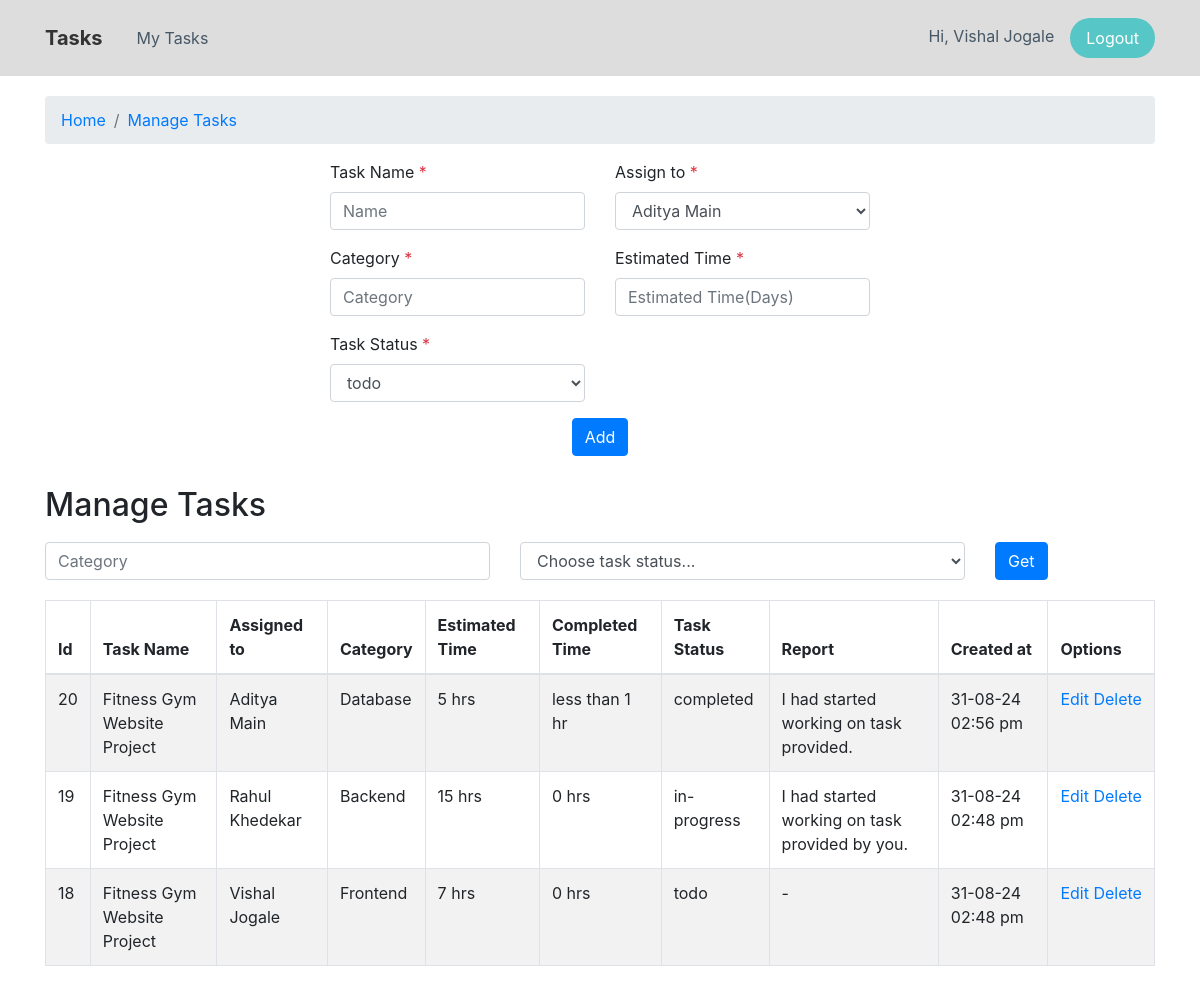
The page /tasks.php (signed in) on the database its author committed.
### tables this page shows
CREATE TABLE `tasks` (
  `id` int(20) NOT NULL,
  `employee_id` int(20) NOT NULL,
  `task_name` varchar(80) NOT NULL,
  `estimated_time` int(20) NOT NULL,
  `completed_time` int(20) DEFAULT NULL,
  `category` varchar(50) DEFAULT NULL,
  `task_status` varchar(50) NOT NULL,
  `report` varchar(100) DEFAULT NULL,
  `date_time` datetime NOT NULL
);

CREATE TABLE `employees` (
  `id` int(20) NOT NULL,
  `name` varchar(50) NOT NULL,
  `email` varchar(100) NOT NULL,
  `password` mediumtext NOT NULL,
  `date_time` datetime NOT NULL
);

### Main.php (called while the page is built, shortened)
<?php
class Main
{
    protected $mysqli;
    public function __construct()
    {
        include 'config/config.php';
        $this->mysqli =$mysqli;
    }
    public function get_employees($id = null){
        if(is_null($id)){
            $result = mysqli_query($this->mysqli,"SELECT * FROM employees order by id desc");
        }
        else{
            $result = mysqli_query($this->mysqli,"SELECT * FROM employees where id = '$id'");
        }
        return $result;
    }
    public function get_tasks($id = null){
        if(is_null($id)) $result = mysqli_query($this->mysqli,"SELECT t.*,e.name as employee_name FROM tasks as t left join employees as e on t.employee_id = e.id order by t.id desc");
        else $result = mysqli_query($this->mysqli,"SELECT t.*,e.name as employee_name FROM tasks as t left join employees as e on t.employee_id = e.id where t.id = '$id'");
        return $result;
    }
}

### tasks.php (the view, shortened to what this page needs)
<?php
require_once "Main.php";
$main = new Main();
if(isset($_GET['task_status'])) $tasks = $main->get_tasks_filter($_GET['task_status'],$_GET['category']);
else $tasks = $main->get_tasks();
$employees = $main->get_employees();
?>
<!DOCTYPE html>
<html lang="en">
<head>
    <link rel="stylesheet" href="assets/bootstrap/css/bootstrap.min.css">
    <link rel="stylesheet" href="assets/css/styles.css">
</head>
<body>
<?include_once "navigation.php"?>
<section>
    <div class="container">
        <ol class="breadcrumb" style="margin-top: 20px;">
            <li class="breadcrumb-item"><a href="index.php"><span>Home</span></a></li>
            <li class="breadcrumb-item"><a href="#"><span>Manage Tasks</span></a></li>
        </ol>
    </div>
</section>
<div class="container">
    <div class="row">
        <div class="col-md-6 offset-md-3">
            <form action="tasks.php" method="post">
                <div class="row">
                    <div class="col-md-6">
                        <div class="form-group">
                            <label for="name">Task Name <span class="text-danger">*</span></label>
                            <input type="text" class="form-control" id="name" name="task_name" pattern="[a-zA-Z. ]+" placeholder="Name" required>
                        </div>
                    </div>
                    <div class="col-md-6">
                        <div class="form-group">
                            <label for="employee">Assign to <span class="text-danger">*</span></label>
                            <select id="employee" class="form-control" name="employee_id" required>
                                <?if($employees):?>
                                <?while($row = mysqli_fetch_assoc($employees)):?>
                                <option value="<?=$row['id']?>"><?=$row['name']?></option>
                                <?endwhile;?>
                                <?else:?>
                                <option>none</option>
                                <?endif;?>
                            </select>
                        </div>
                    </div>
                    <div class="col-md-6">
                        <div class="form-group">
                            <label for="taskcategory">Category <span class="text-danger">*</span></label>
                            <input type="text" class="form-control" id="taskcategory" name="category" placeholder="Category" required>
                        </div>
                    </div>
                    <div class="col-md-6">
                        <div class="form-group">
                            <label for="estimatedTime">Estimated Time <span class="text-danger">*</span></label>
                            <input type="number" class="form-control" id="estimatedTime" name="estimated_time" placeholder="Estimated Time(Days)" required>
                        </div>
                    </div>
                    <div class="col-md-6">
                        <div class="form-group">
                            <label for="task_status">Task Status <span class="text-danger">*</span></label>
                            <select id="task_status" class="form-control" name="task_status" required>
                                <option value="todo">todo</option>
                            </select>
                        </div>
                    </div>
                </div>
                <div class="center">
                    <button type="submit" class="btn btn-primary"> Add</button>
                </div>
            </form>
        </div>
    </div>
</div>
<section>
    <div class="container" style="margin-top: 20px;margin-bottom: 20px;">
        <h2 style="padding: 10px 0">Manage Tasks</h2>
        <form class="row row-cols-lg-auto g-3 align-items-center" action="tasks.php" method="get" style="padding-bottom: 20px">
            <div class="col-5">
                <input type="text" class="form-control" name="category" id="category" placeholder="Category">
            </div>
            <div class="col-5">
                <select class="form-select form-control" name="task_status" id="taskstatus">
                    <option value="" selected>Choose task status...</option>
                </select>
            </div>
            <div class="col-2">
                <button type="submit" class="btn btn-primary">Get</button>
            </div>
        </form>
        <table id="example" class="table table-striped table-bordered" cellspacing="0" width="100%">
            <thead>
            <tr>
                <th>Id</th>
                <th>Task Name</th>
                <th>Assigned to</th>
                <th>Category</th>
                <th>Estimated Time</th>
                <th>Completed Time</th>
                <th>Task Status</th>
                <th>Report</th>
                <th>Created at</th>
                <th>Options</th>
            </tr>
            </thead>
            <tbody>
            <?if($tasks):?>
            <?while ($row = mysqli_fetch_assoc($tasks)):?>
                <tr>
                    <td><?=$row['id']?></td>
                    <td><?=$row['task_name']?></td>
                    <td><?=$row['employee_name']?></td>
                    <td><?=$row['category']?></td>
                    <td><?=$row['estimated_time']?> hrs</td>
                    <td><?if($row['task_status'] == "completed" and $row['completed_time'] == 0):?>
                            less than 1 hr
                        <?else:?>
                        <?=$row['completed_time']?> hrs
                    <?endif;?>
                    </td>
                    <td><?=$row['task_status']?></td>
                    <td><?=(is_null($row['report']))?"-":$row['report']?></td>
                    <td><?=date("d-m-y h:i a",strtotime($row['date_time']))?></td>
                    <td><a class="table-links" href="edit-tasks.php?id=<?=$row['id']?>">Edit</a>&nbsp;<a class="table-links" href="javascript:void(0)" onclick="Remove(this,<?=$row['id']?>,'tasks')">Delete</a></td>
                </tr>
            <?endwhile;?>
            <?endif;?>
            </tbody>
        </table>
    </div>
</section>
</body>
</html>

### navigation.php (shortened to what this page needs)
<header>
    <nav class="navbar navbar-light navbar-expand-md navigation-clean-button" style="background: #dddddd;">
        <div class="container"><a class="navbar-brand" href="index.php">Tasks</a>
            <div class="collapse navbar-collapse" id="navcol-1">
                <ul class="navbar-nav mr-auto">
                    <?if(isset($_SESSION['is_admin'])):?>
                    <li class="nav-item"><a class="nav-link" href="tasks.php">Tasks</a></li>
                    <li class="nav-item"><a class="nav-link" href="employee.php">Employees</a></li>
                    <?else:?>
                    <li class="nav-item"><a class="nav-link" href="employee-tasks.php">My Tasks</a></li>
                    <?endif;?>
                </ul>
                <?if(isset($_SESSION['is_login'])):?>
                    <span class="navbar-text actions"><a class="login" href="#">Hi, <?=(isset($_SESSION['employee_name']))?$_SESSION['employee_name']:"Manager"?></a><a class="btn btn-light action-button" role="button" href="logout.php">Logout</a></span>
                <?else:?>
                <span class="navbar-text actions"> <a class="btn btn-light action-button" role="button" href="login.php">Login</a></span>
                <?endif;?>
            </div>
        </div>
    </nav>
</header>

### assets/css/styles.css (style rules this page uses)
.navbar { padding: 10px !important; }
.navigation-clean-button { background: #fff; padding-top: .75rem; padding-bottom: .75rem; color: #333; border-radius: 0; box-shadow: none; border: none; margin-bottom: 0; }
@media (min-width:768px) { .navigation-clean-button { padding-top: 1rem; padding-bottom: 1rem; } }
.navigation-clean-button .navbar-brand { font-weight: bold; color: inherit; }
.navigation-clean-button .navbar-collapse, .navigation-clean-button .form-inline { border-top-color: #ddd; }
.navigation-clean-button.navbar .navbar-nav .nav-link { padding-left: 18px; padding-right: 18px; }
.navigation-clean-button.navbar-light .navbar-nav .nav-link { color: #465765; }
.navigation-clean-button .actions .login { margin-right: 1rem; text-decoration: none; color: #465765; }
.navigation-clean-button .navbar-text .action-button, .navigation-clean-button .navbar-text .action-button:active, .navigation-clean-button .navbar-text .action-button:hover { background: #56c6c6; border-radius: 20px; font-size: inherit; color: #fff; box-shadow: none; border: none; text-shadow: none; padding: .5rem 1rem; transition: background-color 0.25s; font-size: inherit; }
.center { text-align: center; }

### rows shown on the page
tasks: id "20", task_name "Fitness Gym Website Project", employee.name "Aditya Main", category "Database", estimated_time "5", completed_time "less than 1 hr", task_status "completed", report "I had started working on task provided.", date_time "31-08-24 02:56 pm"
tasks: id "19", task_name "Fitness Gym Website Project", employee.name "Rahul Khedekar", category "Backend", estimated_time "15", completed_time "0", task_status "in-progress", report "I had started working on task provided by you.", date_time "31-08-24 02:48 pm"
tasks: id "18", task_name "Fitness Gym Website Project", employee.name "Vishal Jogale", category "Frontend", estimated_time "7", completed_time "0", task_status "todo", date_time "31-08-24 02:48 pm"

### other values the page prints
$_SESSION['employee_name'] "Vishal Jogale"
form field employee_id "Aditya Main"
